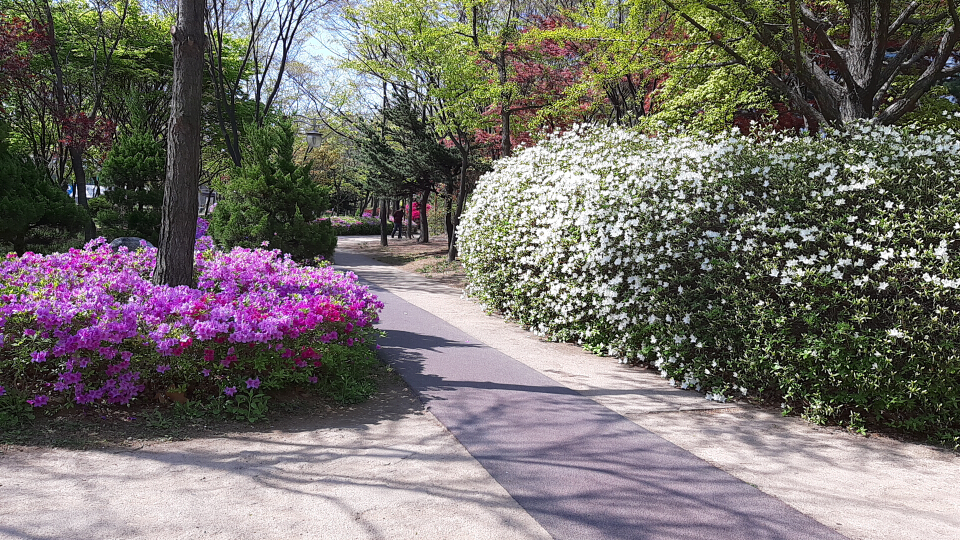
#> input picture opencv_day 4/fig/spring_in_park.jpg, 960 x 540 px
$ jupyter execute --allow-errors Ch_4_class_20221026.ipynb
#> lines starting #> are read from the running program, lines starting #| are printed output that depends on the picture; after the words box and inside, x2 and y2 are one past the last pixel; in counts of white or black regions, pixels touching at a corner belong together
[cell 1]
import cv2
import numpy as np
import sys
import matplotlib.pyplot as plt

## 흑백 영상 정규화 & 평탄화

[cell 2]
src = cv2.imread('./fig/puppy_shrink.png', 0)

# minMaxLoc(src[, mask]) -> minVal, maxVal, minLoc, maxLoc
minVal, maxVal, minLoc, maxLoc = cv2.minMaxLoc(src)
#> minVal = 0; maxVal = 0; minLoc = (0, 0); maxLoc = (0, 0)
# print(minVal, maxVal)
# dst_norm = np.clip((src - minVal)*255./(maxVal-minVal) + 0, 0, 255).astype(np.uint8)

dst_norm = cv2.normalize(src, None, 0, 255, cv2.NORM_MINMAX, -1)
dst_equal = cv2.equalizeHist(src) # 노이즈가 일어날 수 있음

hist = cv2.calcHist([dst_norm], [0], None, [256], [0,256])
#> hist = 256 values from 0 to 0

cv2.imshow('src', src)
cv2.imshow('dst_norm', dst_norm)
cv2.imshow('dst_equal', dst_equal)

plt.plot(hist)
plt.show()
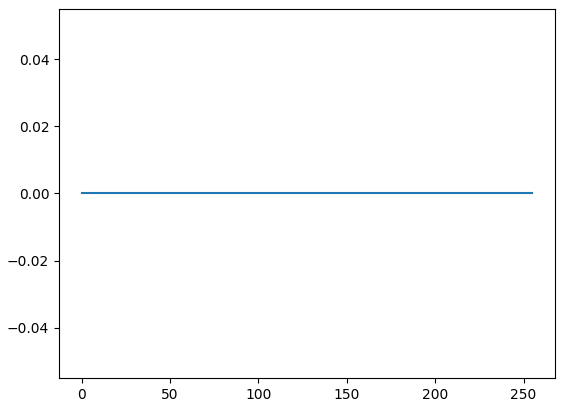
#> figure drawn by matplotlib, 1 panel

cv2.waitKey()
cv2.destroyAllWindows()

## 컬러 영상 정규화 & 평탄화

[cell 3]
src = cv2.imread('./fig/spring_in_park.jpg', cv2.IMREAD_REDUCED_COLOR_2)
#> src is the input picture: shape (540, 960, 3); mean B, G, R 108.2, 112.6, 117.6

src_hsv = cv2.cvtColor(src, cv2.COLOR_BGR2HSV)
#> src_hsv: shape (540, 960, 3); mean H, S, V 72.1, 62.5, 123.6
h, s, v = cv2.split(src_hsv)
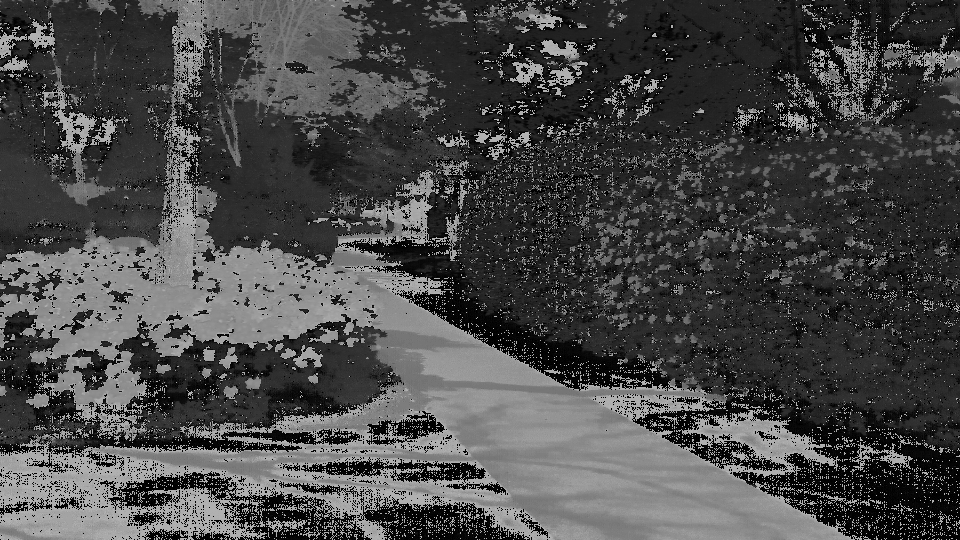
#> h: shape (540, 960); min 0, max 179, mean 72.1
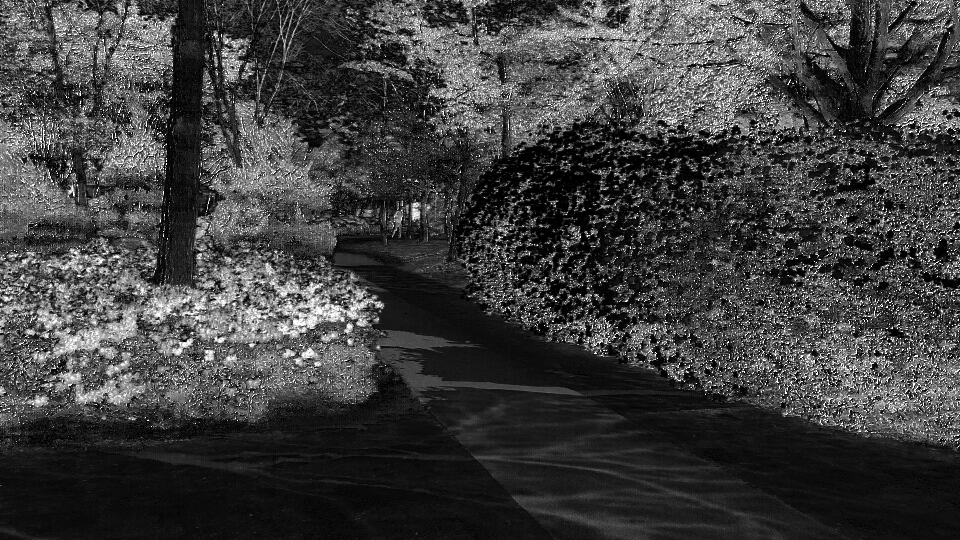
#> s: shape (540, 960); min 0, max 255, mean 62.5
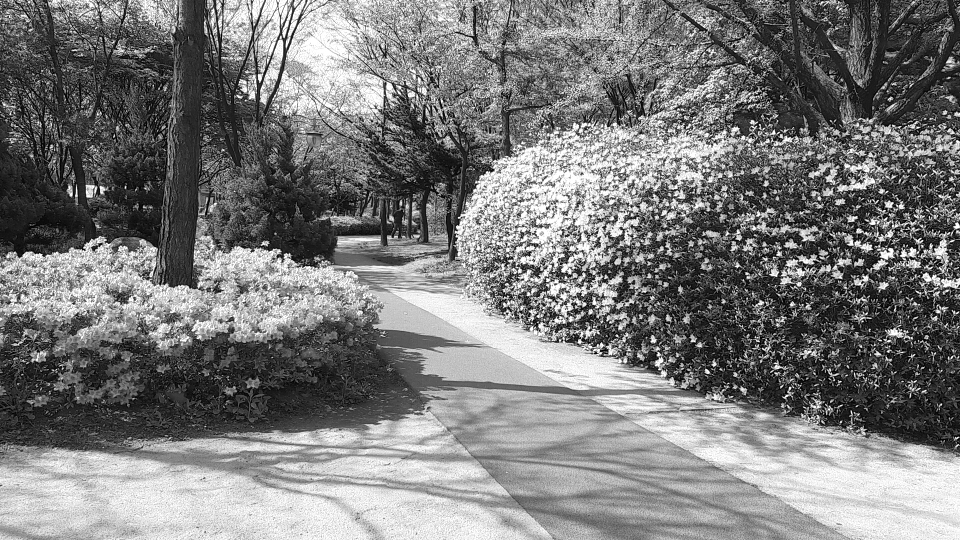
#> v: shape (540, 960); min 0, max 255, mean 123.6

v_norm = cv2.normalize(v, None, 0, 255, cv2.NORM_MINMAX, -1)
v_equal = cv2.equalizeHist(v)

dst_norm = cv2.merge((h, s, v_norm))
dst_equal = cv2.merge((h, s, v_equal))
#> dst_equal: shape (540, 960, 3); mean H, S, V 72.1, 62.5, 128

dst_norm = cv2.cvtColor(dst_norm, cv2.COLOR_HSV2BGR)
dst_equal = cv2.cvtColor(dst_equal, cv2.COLOR_HSV2BGR)

cv2.imshow('src', src)
cv2.imshow('dst_norm', dst_norm)
cv2.imshow('dst_equal', dst_equal)

plt.plot(hist)
plt.show()

cv2.waitKey()
cv2.destroyAllWindows()

## 색상 추출 ( 트랙바 이용 )

[cell 4]
# src = cv2.imread('./fig/palette.png')
src = cv2.imread('./fig/palette_dark.png')
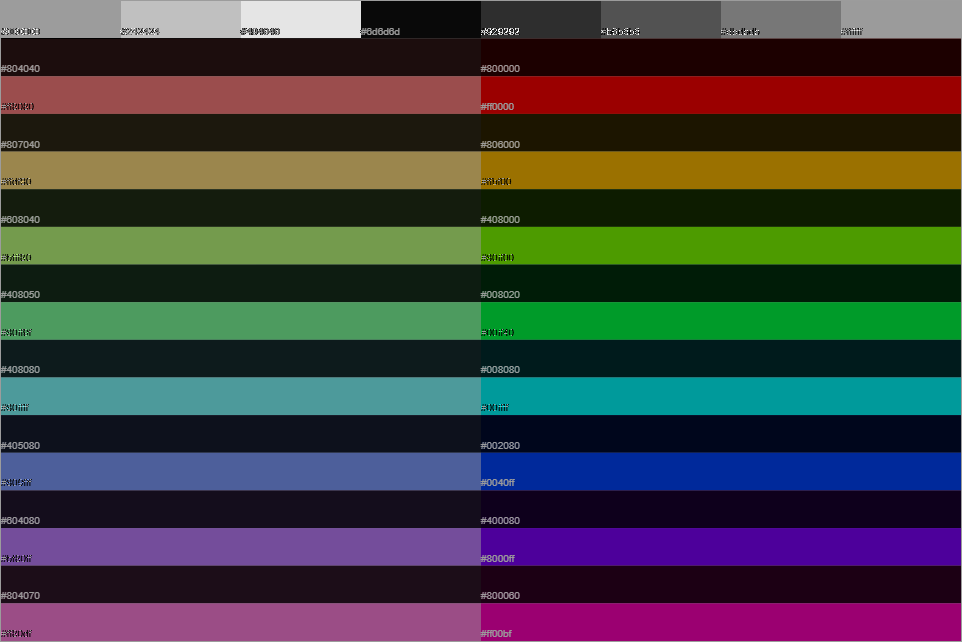
#> input picture opencv_day 4/fig/palette_dark.png, 962 x 642 px
#> src is the input picture: shape (642, 962, 3); mean B, G, R 62, 61.9, 62

src_hsv = cv2.cvtColor(src, cv2.COLOR_BGR2HSV)
#> src_hsv: shape (642, 962, 3); mean H, S, V 73.9, 179.3, 94.2

dst_bgr = cv2.inRange(src, (0,0,0), (255,50,50))
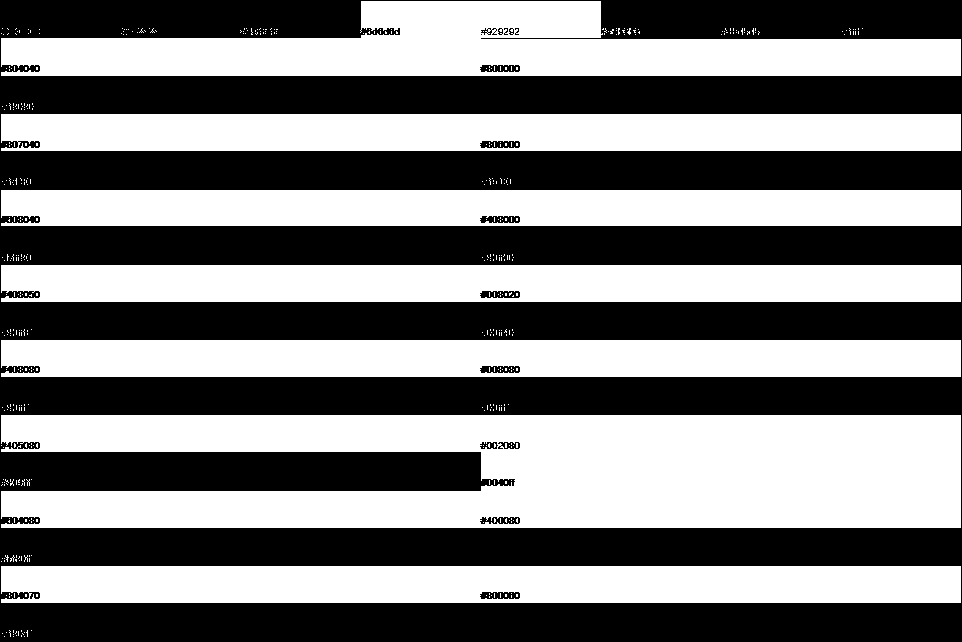
#> dst_bgr: shape (642, 962); 49.9% white; 490 white regions (483 under 20 px), largest, box (x1, y1, x2, y2) and area: (1, 415, 961, 528) 88619, (1, 1, 961, 76) 44035, (1, 114, 961, 151) 35030
dst_hsv = cv2.inRange(src_hsv, (110,180,0), (130,255,255))
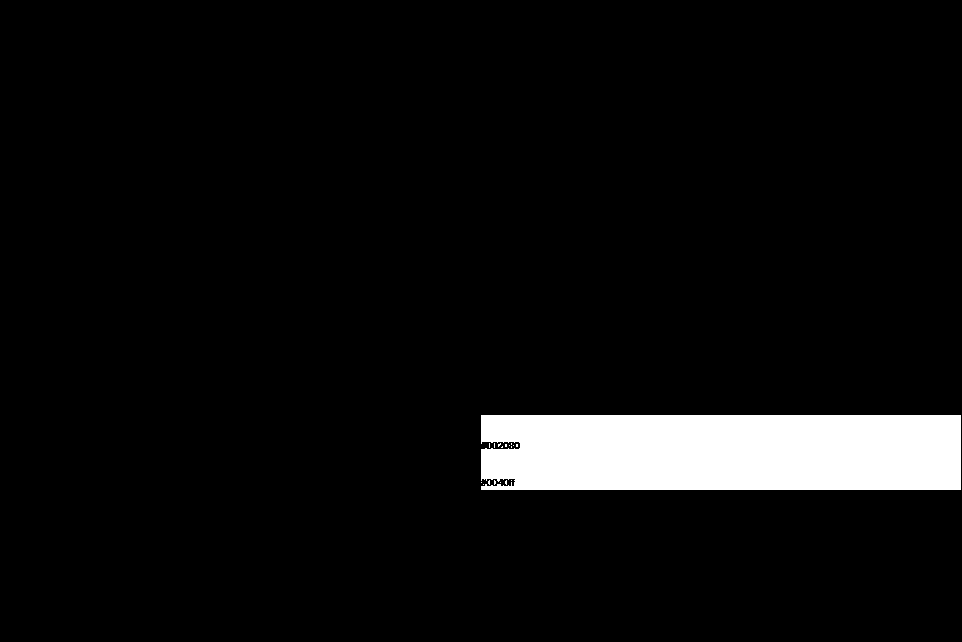
#> dst_hsv: shape (642, 962); 5.8% white; 18 white regions (17 under 20 px), largest, box (x1, y1, x2, y2) and area: (481, 415, 961, 490) 35546

cv2.imshow('src', src)
cv2.imshow('dst_bgr', dst_bgr)
cv2.imshow('dst_hsv', dst_hsv)

cv2.waitKey()
cv2.destroyAllWindows()

[cell 5]
def call_trackbar(pos) :
    hmin = cv2.getTrackbarPos('h_min', 'image')
    hmax = cv2.getTrackbarPos('h_max', 'image')
    smin = cv2.getTrackbarPos('s_min', 'image')

    dst = cv2.inRange(src_hsv, (hmin, smin, 0), (hmax, 255, 255))
    cv2.imshow('image', dst)

src = cv2.imread('./fig/palette.png')
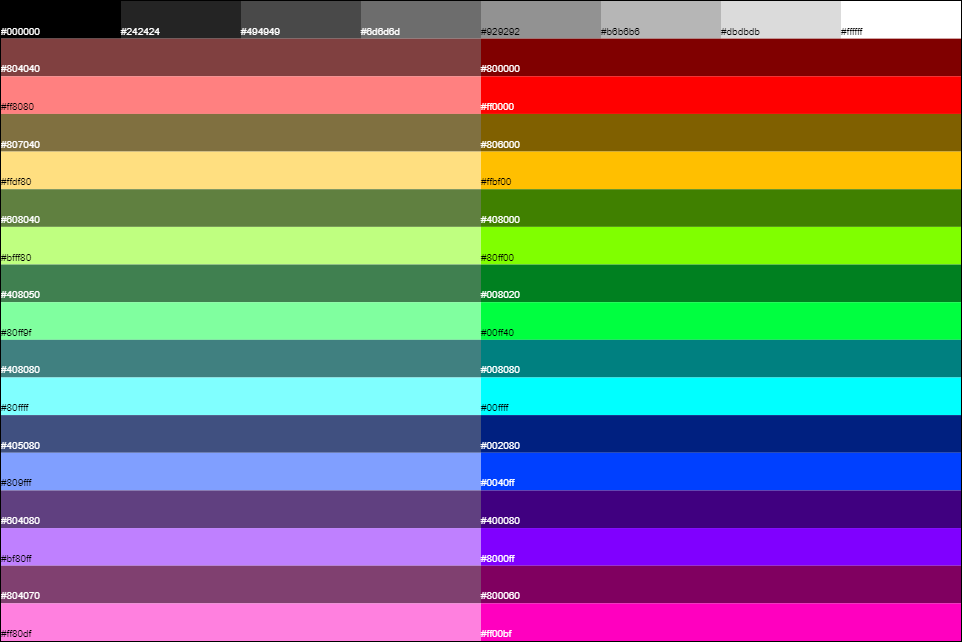
#> input picture opencv_day 4/fig/palette.png, 962 x 642 px
#> src is the input picture: shape (642, 962, 3); mean B, G, R 120.7, 120.8, 120.8
src_hsv = cv2.cvtColor(src, cv2.COLOR_BGR2HSV)
#> src_hsv: shape (642, 962, 3); mean H, S, V 73.7, 176.9, 187.2

cv2.namedWindow('image')
cv2.createTrackbar('h_min', 'image', 50, 179, call_trackbar)
cv2.createTrackbar('h_max', 'image', 100, 179, call_trackbar)
cv2.createTrackbar('s_min', 'image', 100, 255, call_trackbar)

cv2.imshow('src', src)

cv2.waitKey()
cv2.destroyAllWindows()
